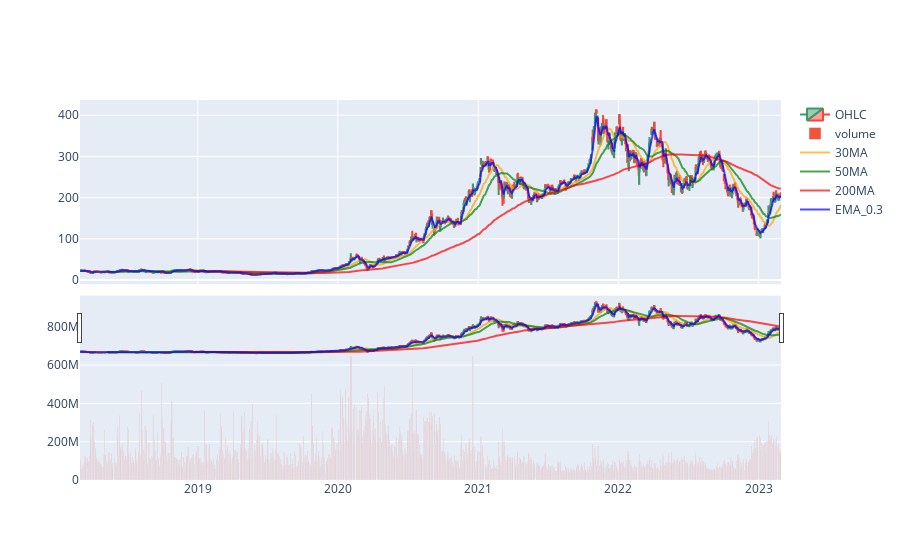

Notebook code for this chart:
### Code cell
import plotly.graph_objects as go
from plotly.subplots import make_subplots

# data = pd.read_csv("TSLA.csv", parse_dates=True)

# Create subplots and mention plot grid size
fig = make_subplots(rows=2, cols=1, shared_xaxes=True, 
               vertical_spacing=0.03, row_width=[1.7, 1.7])

# Plot OHLC on 1st row
fig.add_trace(go.Candlestick(x=data.index, open=data["Open"], high=data["High"],
                low=data["Low"], close=data["Close"], name="OHLC"), row=1, col=1)

# Plot volume on 2nd row
fig.add_trace(go.Bar(x=data.index, y=data['Volume'], name="volume"), row=2, col=1)

fig.add_trace(go.Scatter(x=data.index,
                y=data["30MA"],
                name="30MA",
                opacity=0.7,
                line=dict(color='orange', width=2),
                ))

fig.add_trace(go.Scatter(x=data.index,
                y=data["50MA"],
                name="50MA",
                opacity=0.7,
                line=dict(color='green', width=2),
                ))

fig.add_trace(go.Scatter(x=data.index,
                y=data["200MA"],
                name="200MA",
                opacity=0.7,
                line=dict(color='red', width=2),
                ))

fig.add_trace(go.Scatter(x=data.index,
                y=data["EMA_0.3"],
                name="EMA_0.3",
                opacity=0.7,
                line=dict(color='blue', width=2),
                ))

# Show OHLC's rangeslider plot 
fig.update(layout_xaxis_rangeslider_visible=True)
fig.show()

### Figure 1 — Plotly figure (JSON) as saved in the notebook; plotly's stock layout.template omitted (floating-point values rounded to 4 significant figures; data arrays with more than 128 entries replaced by an {"elided": "..."} marker saying what was removed)
{"data": [{"close": {"elided": "1258 float values"}, "high": {"elided": "1258 float values"}, "low": {"elided": "1258 float values"}, "name": "OHLC", "open": {"elided": "1258 float values"}, "type": "candlestick", "x": {"elided": "1258 str values"}, "xaxis": "x", "yaxis": "y"}, {"name": "volume", "type": "bar", "x": {"elided": "1258 str values"}, "xaxis": "x2", "y": {"elided": "1258 int values"}, "yaxis": "y2"}, {"line": {"color": "orange", "width": 2}, "name": "30MA", "opacity": 0.7, "type": "scatter", "x": {"elided": "1258 str values"}, "y": {"elided": "1258 float values"}}, {"line": {"color": "green", "width": 2}, "name": "50MA", "opacity": 0.7, "type": "scatter", "x": {"elided": "1258 str values"}, "y": {"elided": "1258 float values"}}, {"line": {"color": "red", "width": 2}, "name": "200MA", "opacity": 0.7, "type": "scatter", "x": {"elided": "1258 str values"}, "y": {"elided": "1258 float values"}}, {"line": {"color": "blue", "width": 2}, "name": "EMA_0.3", "opacity": 0.7, "type": "scatter", "x": {"elided": "1258 str values"}, "y": {"elided": "1258 float values"}}], "layout": {"xaxis": {"anchor": "y", "domain": [0, 1], "matches": "x2", "rangeslider": {"visible": true}, "showticklabels": false}, "xaxis2": {"anchor": "y2", "domain": [0, 1]}, "yaxis": {"anchor": "x", "domain": [0.515, 1]}, "yaxis2": {"anchor": "x2", "domain": [0, 0.485]}}}
